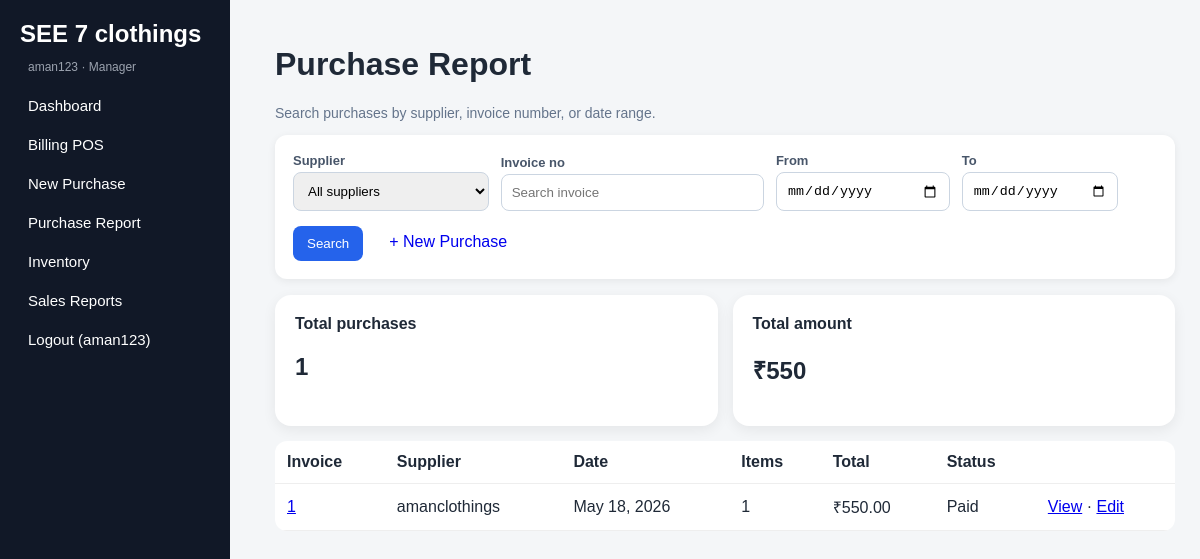
The app's page /purchases/ (signed in) with its own data.
### core/models.py (models this page shows, shortened)
class StoreSetting(models.Model):
    RECEIPT_WIDTHS = [(58, '58 mm (2 inch)'), (80, '80 mm (3 inch / TVS)')]
    store_name = models.CharField(max_length=150, default='SEE7 CLOTHINGS')
    logo = models.ImageField(upload_to='store/', blank=True, null=True)
    address = models.TextField(blank=True)
    phone = models.CharField(max_length=20, blank=True)
    gst_number = models.CharField(max_length=50, blank=True)
    invoice_prefix = models.CharField(max_length=10, default='S7')
    currency = models.CharField(max_length=5, default='₹')
    receipt_width_mm = models.PositiveSmallIntegerField(choices=RECEIPT_WIDTHS, default=80)
    receipt_header = models.TextField(blank=True, help_text='Extra lines on bill (one per line)')
    receipt_footer = models.TextField(default='Thank you! Visit again.', blank=True)
    receipt_show_barcode = models.BooleanField(default=True, help_text='Print bill barcode on receipt')
    label_width_mm = models.PositiveSmallIntegerField(default=50)
    label_height_mm = models.PositiveSmallIntegerField(default=30)

class Purchase(models.Model):
    PAYMENT_STATUS = [('paid','Paid'),('pending','Pending'),('partial','Partial')]
    supplier = models.ForeignKey(Supplier, on_delete=models.SET_NULL, null=True)
    invoice_no = models.CharField(max_length=100)
    purchase_date = models.DateField()
    payment_status = models.CharField(max_length=20, choices=PAYMENT_STATUS, default='paid')
    total_amount = models.DecimalField(max_digits=12, decimal_places=2, default=0)
    tax_amount = models.DecimalField(max_digits=12, decimal_places=2, default=0)
    gst_amount = models.DecimalField(max_digits=12, decimal_places=2, default=0)
    notes = models.TextField(blank=True)
    created_by = models.ForeignKey(User, on_delete=models.SET_NULL, null=True, blank=True)
    created_at = models.DateTimeField(default=timezone.now)

class Supplier(models.Model):
    name = models.CharField(max_length=150)
    phone = models.CharField(max_length=20, blank=True)
    address = models.TextField(blank=True)
    def __str__(self): return self.name

### core/views.py (the view)
# urls.py: path('purchases/', views.purchase_report, name='purchase_report'),
@admin_required
def purchase_report(request):
    qs = Purchase.objects.select_related('supplier').order_by('-purchase_date', '-id')
    supplier_id = request.GET.get('supplier', '')
    invoice_q = request.GET.get('invoice', '').strip()
    date_from = request.GET.get('from', '')
    date_to = request.GET.get('to', '')
    if supplier_id:
        qs = qs.filter(supplier_id=supplier_id)
    if invoice_q:
        qs = qs.filter(invoice_no__icontains=invoice_q)
    if date_from:
        qs = qs.filter(purchase_date__gte=date_from)
    if date_to:
        qs = qs.filter(purchase_date__lte=date_to)
    summary = qs.aggregate(total=Sum('total_amount'), count=Count('id'))
    suppliers = Supplier.objects.order_by('name')
    return render(request, 'core/purchase_report.html', {
        'items': qs[:200],
        'suppliers': suppliers,
        'supplier_id': supplier_id,
        'invoice_q': invoice_q,
        'date_from': date_from,
        'date_to': date_to,
        'summary_total': summary['total'] or 0,
        'summary_count': summary['count'] or 0,
    })

### core/context_processors.py (called while the page is built)
def store_settings(request):
    store = StoreSetting.objects.first()
    return {'store': store}

### core/templates/core/purchase_report.html (shortened to what this page needs)
{% extends 'core/base.html' %}
{% block content %}
<h1>Purchase Report</h1>
<p class="muted">Search purchases by supplier, invoice number, or date range.</p>
<form method="get" class="filter-bar">
  <label>Supplier
    <select name="supplier">
      <option value="">All suppliers</option>
    </select>
  </label>
  <label>Invoice no<input name="invoice" value="{{ invoice_q }}" placeholder="Search invoice"></label>
  <label>From<input type="date" name="from" value="{{ date_from }}"></label>
  <label>To<input type="date" name="to" value="{{ date_to }}"></label>
  <button type="submit" class="primary">Search</button>
  <a class="linkbtn" href="{% url 'purchase_add' %}">+ New Purchase</a>
</form>
<div class="cards">
  <div class="card"><b>Total purchases</b><h2>{{ summary_count }}</h2></div>
  <div class="card"><b>Total amount</b><h2>₹{{ summary_total }}</h2></div>
</div>
<table>
  <tr>
    <th>Invoice</th><th>Supplier</th><th>Date</th><th>Items</th><th>Total</th><th>Status</th><th></th>
  </tr>
  {% for p in items %}
  <tr>
    <td><a href="{% url 'purchase_detail' p.id %}">{{ p.invoice_no }}</a></td>
    <td>{{ p.supplier|default:"—" }}</td>
    <td>{{ p.purchase_date }}</td>
    <td>{{ p.items.count }}</td>
    <td>₹{{ p.total_amount }}</td>
    <td>{{ p.get_payment_status_display }}</td>
    <td><a href="{% url 'purchase_detail' p.id %}">View</a> · <a href="{% url 'purchase_edit' p.id %}">Edit</a></td>
  </tr>
  {% empty %}
  <tr><td colspan="7">No purchases found for this filter.</td></tr>
  {% endfor %}
</table>
{% endblock %}

### core/templates/core/base.html (shortened to what this page needs)
<!doctype html>
<html lang="en">
<head>
  <link rel="stylesheet" href="/static/core/css/style.css">
</head>
<body>
{% if user.is_authenticated %}
<aside>
  <h2>{% if store %}{{ store.store_name|truncatechars:20 }}{% else %}SEE7 CLOTHINGS{% endif %}</h2>
  <p class="sidebar-user">{{ user.username }}{% if user.is_staff %} · Manager{% endif %}</p>
  <a href="{% url 'dashboard' %}">Dashboard</a>
  <a href="{% url 'pos' %}">Billing POS</a>
  {% if user.is_staff %}
  <a href="{% url 'purchase_add' %}">New Purchase</a>
  <a href="{% url 'purchase_report' %}">Purchase Report</a>
  {% endif %}
  <a href="{% url 'stock' %}">Inventory</a>
  <a href="{% url 'reports' %}">Sales Reports</a>
  <form action="{% url 'logout' %}" method="post">{% csrf_token %}<button type="submit">Logout ({{ user.username }})</button></form>
</aside>
{% endif %}
<main class="{% if not user.is_authenticated %}full{% endif %}">
  {% block content %}{% endblock %}
</main>
</body>
</html>

### core/static/core/css/style.css (style rules this page uses)
* { box-sizing:border-box }
body { margin:0;font-family:Arial,sans-serif;background:#f4f6f8;color:#1f2937 }
aside { position:fixed;left:0;top:0;width:230px;height:100vh;background:#111827;color:white;padding:20px }
aside h2 { margin-top:0 }
aside a,aside button { display:block;color:white;text-decoration:none;background:transparent;border:0;padding:11px 8px;width:100%;text-align:left;border-radius:8px;font-size:15px }
main { margin-left:250px;padding:25px }
.cards { display:grid;grid-template-columns:repeat(auto-fit,minmax(190px,1fr));gap:15px }
.card { background:white;border-radius:16px;padding:20px;box-shadow:0 4px 14px #0001 }
table { width:100%;border-collapse:collapse;background:white;margin-top:15px;border-radius:12px;overflow:hidden }
th,td { padding:12px;border-bottom:1px solid #eee;text-align:left }
input,select,textarea { width:100%;padding:10px;margin:5px 0 12px;border:1px solid #cbd5e1;border-radius:8px }
button,.linkbtn { padding:10px 14px;border:0;border-radius:8px;cursor:pointer;text-decoration:none;display:inline-block }
.primary { background:#2563eb;color:white }
.muted { color:#64748b;font-size:14px }
.filter-bar { display:flex;flex-wrap:wrap;gap:12px;align-items:flex-end;background:white;padding:18px;border-radius:12px;margin-bottom:16px;box-shadow:0 2px 8px #0001 }
.filter-bar label { font-size:13px;font-weight:600;color:#475569 }
.filter-bar input,.filter-bar select { min-width:140px;margin:4px 0 0 }
.sidebar-user { font-size:12px;color:#9ca3af;margin:-8px 0 12px;padding:0 8px }
aside .sidebar-user { word-break:break-word }

### records on screen
StoreSetting: store_name "SEE 7 clothings"
Purchase: invoice_no "1", supplier "amanclothings", purchase_date "May 18, 2026", items.count "1", total_amount "550.00", payment_status "Paid"

### other values on screen
{{ user.username }} "aman123"
{{ summary_count }} "1"
{{ summary_total }} "550"
